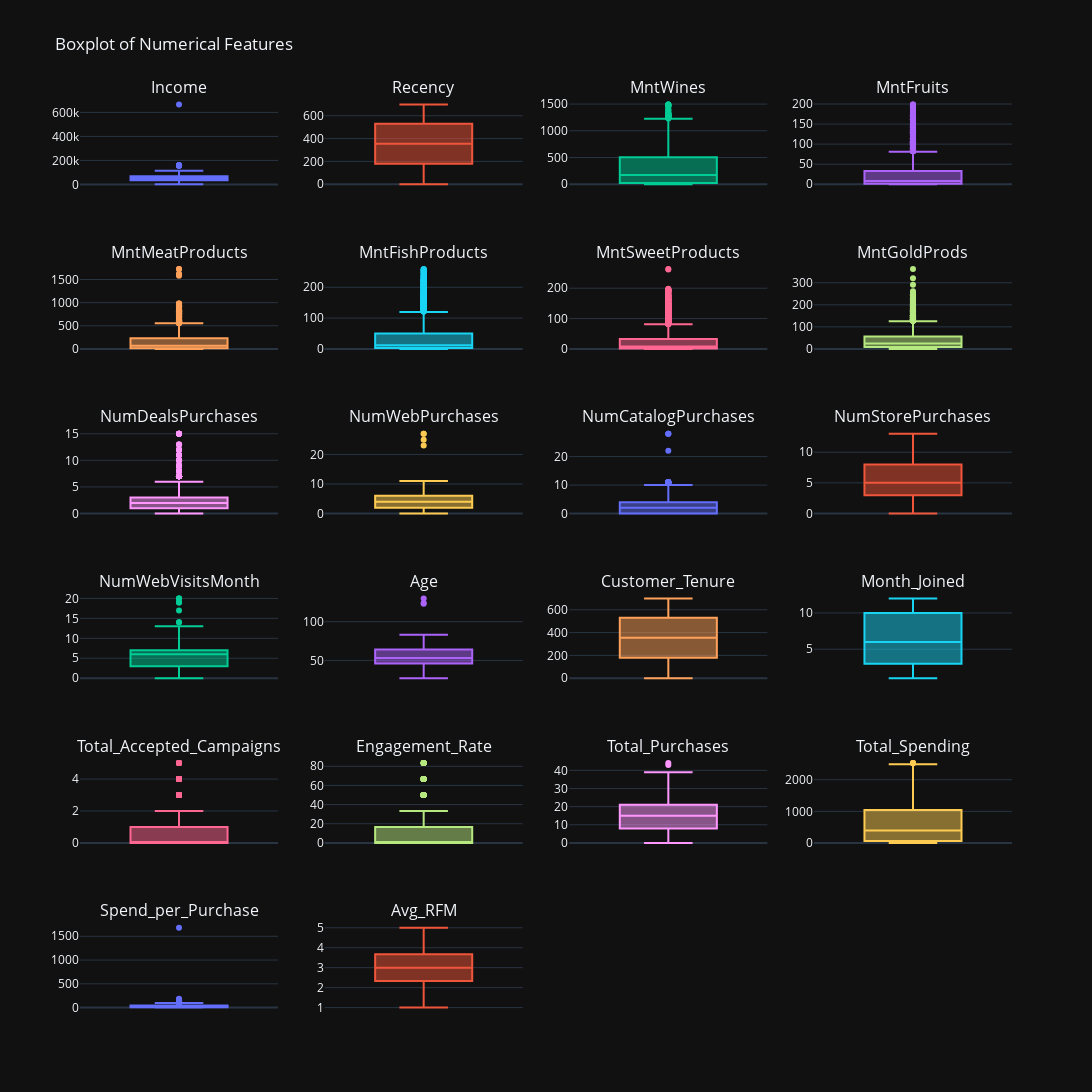

The code cell stored with this chart in its notebook:
### Markdown cell above
## 3.1. <a id='toc3_1_'></a>[Outliers](#toc0_)

### Code cell
num_df = df.select_dtypes(include=np.number)
nunique_df = pd.DataFrame(data=num_df.apply(pd.Series.nunique), columns=['nunique']).rename_axis('variables')
selection = nunique_df[nunique_df['nunique'] > 5].index

#plotly frame setup
to_plot = num_df[selection]

# number of variables to plot
num_vars = len(to_plot.columns)

# calculate number of rows and columns for the subplot grid
plot_nrows = int(np.ceil(num_vars / 4))

# create subplot titles
subplot_titles = list(to_plot.columns) + [''] * (plot_nrows * 4 - num_vars)

# create subplots
fig = make_subplots(rows=plot_nrows, cols=4, subplot_titles=tuple(subplot_titles))

# add traces
for i, col_name in enumerate(to_plot.columns):
    row = i // 4 + 1
    col = i % 4 + 1
    fig.add_trace(go.Box(y=to_plot[col_name], name=col_name), row=row, col=col)

fig.update_layout(height=1400, width=1200, showlegend=False, template='plotly_dark', title='Boxplot of Numerical Features')
fig.update_xaxes(visible=False, showticklabels=False)

fig.show()

### Figure 1 — Plotly figure (JSON) as saved in the notebook; plotly's stock layout.template omitted (floating-point values rounded to 4 significant figures; data arrays with more than 128 entries replaced by an {"elided": "..."} marker saying what was removed)
{"data": [{"name": "Income", "type": "box", "xaxis": "x", "y": {"elided": "2240 float values"}, "yaxis": "y"}, {"name": "Recency", "type": "box", "xaxis": "x2", "y": {"elided": "2240 int values"}, "yaxis": "y2"}, {"name": "MntWines", "type": "box", "xaxis": "x3", "y": {"elided": "2240 int values"}, "yaxis": "y3"}, {"name": "MntFruits", "type": "box", "xaxis": "x4", "y": {"elided": "2240 int values"}, "yaxis": "y4"}, {"name": "MntMeatProducts", "type": "box", "xaxis": "x5", "y": {"elided": "2240 int values"}, "yaxis": "y5"}, {"name": "MntFishProducts", "type": "box", "xaxis": "x6", "y": {"elided": "2240 int values"}, "yaxis": "y6"}, {"name": "MntSweetProducts", "type": "box", "xaxis": "x7", "y": {"elided": "2240 int values"}, "yaxis": "y7"}, {"name": "MntGoldProds", "type": "box", "xaxis": "x8", "y": {"elided": "2240 int values"}, "yaxis": "y8"}, {"name": "NumDealsPurchases", "type": "box", "xaxis": "x9", "y": {"elided": "2240 int values"}, "yaxis": "y9"}, {"name": "NumWebPurchases", "type": "box", "xaxis": "x10", "y": {"elided": "2240 int values"}, "yaxis": "y10"}, {"name": "NumCatalogPurchases", "type": "box", "xaxis": "x11", "y": {"elided": "2240 int values"}, "yaxis": "y11"}, {"name": "NumStorePurchases", "type": "box", "xaxis": "x12", "y": {"elided": "2240 int values"}, "yaxis": "y12"}, {"name": "NumWebVisitsMonth", "type": "box", "xaxis": "x13", "y": {"elided": "2240 int values"}, "yaxis": "y13"}, {"name": "Age", "type": "box", "xaxis": "x14", "y": {"elided": "2240 int values"}, "yaxis": "y14"}, {"name": "Customer_Tenure", "type": "box", "xaxis": "x15", "y": {"elided": "2240 int values"}, "yaxis": "y15"}, {"name": "Month_Joined", "type": "box", "xaxis": "x16", "y": {"elided": "2240 int values"}, "yaxis": "y16"}, {"name": "Total_Accepted_Campaigns", "type": "box", "xaxis": "x17", "y": {"elided": "2240 int values"}, "yaxis": "y17"}, {"name": "Engagement_Rate", "type": "box", "xaxis": "x18", "y": {"elided": "2240 float values"}, "yaxis": "y18"}, {"name": "Total_Purchases", "type": "box", "xaxis": "x19", "y": {"elided": "2240 int values"}, "yaxis": "y19"}, {"name": "Total_Spending", "type": "box", "xaxis": "x20", "y": {"elided": "2240 int values"}, "yaxis": "y20"}, {"name": "Spend_per_Purchase", "type": "box", "xaxis": "x21", "y": {"elided": "2240 float values"}, "yaxis": "y21"}, {"name": "Avg_RFM", "type": "box", "xaxis": "x22", "y": {"elided": "2240 float values"}, "yaxis": "y22"}], "layout": {"annotations": [{"font": {"size": 16}, "showarrow": false, "text": "Income", "x": 0.1062, "xanchor": "center", "xref": "paper", "y": 1.0, "yanchor": "bottom", "yref": "paper"}, {"font": {"size": 16}, "showarrow": false, "text": "Recency", "x": 0.3688, "xanchor": "center", "xref": "paper", "y": 1.0, "yanchor": "bottom", "yref": "paper"}, {"font": {"size": 16}, "showarrow": false, "text": "MntWines", "x": 0.6313, "xanchor": "center", "xref": "paper", "y": 1.0, "yanchor": "bottom", "yref": "paper"}, {"font": {"size": 16}, "showarrow": false, "text": "MntFruits", "x": 0.8938, "xanchor": "center", "xref": "paper", "y": 1.0, "yanchor": "bottom", "yref": "paper"}, {"font": {"size": 16}, "showarrow": false, "text": "MntMeatProducts", "x": 0.1062, "xanchor": "center", "xref": "paper", "y": 0.8194, "yanchor": "bottom", "yref": "paper"}, {"font": {"size": 16}, "showarrow": false, "text": "MntFishProducts", "x": 0.3688, "xanchor": "center", "xref": "paper", "y": 0.8194, "yanchor": "bottom", "yref": "paper"}, {"font": {"size": 16}, "showarrow": false, "text": "MntSweetProducts", "x": 0.6313, "xanchor": "center", "xref": "paper", "y": 0.8194, "yanchor": "bottom", "yref": "paper"}, {"font": {"size": 16}, "showarrow": false, "text": "MntGoldProds", "x": 0.8938, "xanchor": "center", "xref": "paper", "y": 0.8194, "yanchor": "bottom", "yref": "paper"}, {"font": {"size": 16}, "showarrow": false, "text": "NumDealsPurchases", "x": 0.1062, "xanchor": "center", "xref": "paper", "y": 0.6389, "yanchor": "bottom", "yref": "paper"}, {"font": {"size": 16}, "showarrow": false, "text": "NumWebPurchases", "x": 0.3688, "xanchor": "center", "xref": "paper", "y": 0.6389, "yanchor": "bottom", "yref": "paper"}, {"font": {"size": 16}, "showarrow": false, "text": "NumCatalogPurchases", "x": 0.6313, "xanchor": "center", "xref": "paper", "y": 0.6389, "yanchor": "bottom", "yref": "paper"}, {"font": {"size": 16}, "showarrow": false, "text": "NumStorePurchases", "x": 0.8938, "xanchor": "center", "xref": "paper", "y": 0.6389, "yanchor": "bottom", "yref": "paper"}, {"font": {"size": 16}, "showarrow": false, "text": "NumWebVisitsMonth", "x": 0.1062, "xanchor": "center", "xref": "paper", "y": 0.4583, "yanchor": "bottom", "yref": "paper"}, {"font": {"size": 16}, "showarrow": false, "text": "Age", "x": 0.3688, "xanchor": "center", "xref": "paper", "y": 0.4583, "yanchor": "bottom", "yref": "paper"}, {"font": {"size": 16}, "showarrow": false, "text": "Customer_Tenure", "x": 0.6313, "xanchor": "center", "xref": "paper", "y": 0.4583, "yanchor": "bottom", "yref": "paper"}, {"font": {"size": 16}, "showarrow": false, "text": "Month_Joined", "x": 0.8938, "xanchor": "center", "xref": "paper", "y": 0.4583, "yanchor": "bottom", "yref": "paper"}, {"font": {"size": 16}, "showarrow": false, "text": "Total_Accepted_Campaigns", "x": 0.1062, "xanchor": "center", "xref": "paper", "y": 0.2778, "yanchor": "bottom", "yref": "paper"}, {"font": {"size": 16}, "showarrow": false, "text": "Engagement_Rate", "x": 0.3688, "xanchor": "center", "xref": "paper", "y": 0.2778, "yanchor": "bottom", "yref": "paper"}, {"font": {"size": 16}, "showarrow": false, "text": "Total_Purchases", "x": 0.6313, "xanchor": "center", "xref": "paper", "y": 0.2778, "yanchor": "bottom", "yref": "paper"}, {"font": {"size": 16}, "showarrow": false, "text": "Total_Spending", "x": 0.8938, "xanchor": "center", "xref": "paper", "y": 0.2778, "yanchor": "bottom", "yref": "paper"}, {"font": {"size": 16}, "showarrow": false, "text": "Spend_per_Purchase", "x": 0.1062, "xanchor": "center", "xref": "paper", "y": 0.09722, "yanchor": "bottom", "yref": "paper"}, {"font": {"size": 16}, "showarrow": false, "text": "Avg_RFM", "x": 0.3688, "xanchor": "center", "xref": "paper", "y": 0.09722, "yanchor": "bottom", "yref": "paper"}], "height": 1400, "showlegend": false, "title": {"text": "Boxplot of Numerical Features"}, "width": 1200, "xaxis": {"anchor": "y", "domain": [0, 0.2125], "showticklabels": false, "visible": false}, "xaxis10": {"anchor": "y10", "domain": [0.2625, 0.475], "showticklabels": false, "visible": false}, "xaxis11": {"anchor": "y11", "domain": [0.525, 0.7375], "showticklabels": false, "visible": false}, "xaxis12": {"anchor": "y12", "domain": [0.7875, 1], "showticklabels": false, "visible": false}, "xaxis13": {"anchor": "y13", "domain": [0, 0.2125], "showticklabels": false, "visible": false}, "xaxis14": {"anchor": "y14", "domain": [0.2625, 0.475], "showticklabels": false, "visible": false}, "xaxis15": {"anchor": "y15", "domain": [0.525, 0.7375], "showticklabels": false, "visible": false}, "xaxis16": {"anchor": "y16", "domain": [0.7875, 1], "showticklabels": false, "visible": false}, "xaxis17": {"anchor": "y17", "domain": [0, 0.2125], "showticklabels": false, "visible": false}, "xaxis18": {"anchor": "y18", "domain": [0.2625, 0.475], "showticklabels": false, "visible": false}, "xaxis19": {"anchor": "y19", "domain": [0.525, 0.7375], "showticklabels": false, "visible": false}, "xaxis2": {"anchor": "y2", "domain": [0.2625, 0.475], "showticklabels": false, "visible": false}, "xaxis20": {"anchor": "y20", "domain": [0.7875, 1], "showticklabels": false, "visible": false}, "xaxis21": {"anchor": "y21", "domain": [0, 0.2125], "showticklabels": false, "visible": false}, "xaxis22": {"anchor": "y22", "domain": [0.2625, 0.475], "showticklabels": false, "visible": false}, "xaxis23": {"anchor": "y23", "domain": [0.525, 0.7375], "showticklabels": false, "visible": false}, "xaxis24": {"anchor": "y24", "domain": [0.7875, 1], "showticklabels": false, "visible": false}, "xaxis3": {"anchor": "y3", "domain": [0.525, 0.7375], "showticklabels": false, "visible": false}, "xaxis4": {"anchor": "y4", "domain": [0.7875, 1], "showticklabels": false, "visible": false}, "xaxis5": {"anchor": "y5", "domain": [0, 0.2125], "showticklabels": false, "visible": false}, "xaxis6": {"anchor": "y6", "domain": [0.2625, 0.475], "showticklabels": false, "visible": false}, "xaxis7": {"anchor": "y7", "domain": [0.525, 0.7375], "showticklabels": false, "visible": false}, "xaxis8": {"anchor": "y8", "domain": [0.7875, 1], "showticklabels": false, "visible": false}, "xaxis9": {"anchor": "y9", "domain": [0, 0.2125], "showticklabels": false, "visible": false}, "yaxis": {"anchor": "x", "domain": [0.9028, 1.0]}, "yaxis10": {"anchor": "x10", "domain": [0.5417, 0.6389]}, "yaxis11": {"anchor": "x11", "domain": [0.5417, 0.6389]}, "yaxis12": {"anchor": "x12", "domain": [0.5417, 0.6389]}, "yaxis13": {"anchor": "x13", "domain": [0.3611, 0.4583]}, "yaxis14": {"anchor": "x14", "domain": [0.3611, 0.4583]}, "yaxis15": {"anchor": "x15", "domain": [0.3611, 0.4583]}, "yaxis16": {"anchor": "x16", "domain": [0.3611, 0.4583]}, "yaxis17": {"anchor": "x17", "domain": [0.1806, 0.2778]}, "yaxis18": {"anchor": "x18", "domain": [0.1806, 0.2778]}, "yaxis19": {"anchor": "x19", "domain": [0.1806, 0.2778]}, "yaxis2": {"anchor": "x2", "domain": [0.9028, 1.0]}, "yaxis20": {"anchor": "x20", "domain": [0.1806, 0.2778]}, "yaxis21": {"anchor": "x21", "domain": [0, 0.09722]}, "yaxis22": {"anchor": "x22", "domain": [0, 0.09722]}, "yaxis23": {"anchor": "x23", "domain": [0, 0.09722]}, "yaxis24": {"anchor": "x24", "domain": [0, 0.09722]}, "yaxis3": {"anchor": "x3", "domain": [0.9028, 1.0]}, "yaxis4": {"anchor": "x4", "domain": [0.9028, 1.0]}, "yaxis5": {"anchor": "x5", "domain": [0.7222, 0.8194]}, "yaxis6": {"anchor": "x6", "domain": [0.7222, 0.8194]}, "yaxis7": {"anchor": "x7", "domain": [0.7222, 0.8194]}, "yaxis8": {"anchor": "x8", "domain": [0.7222, 0.8194]}, "yaxis9": {"anchor": "x9", "domain": [0.5417, 0.6389]}}}
